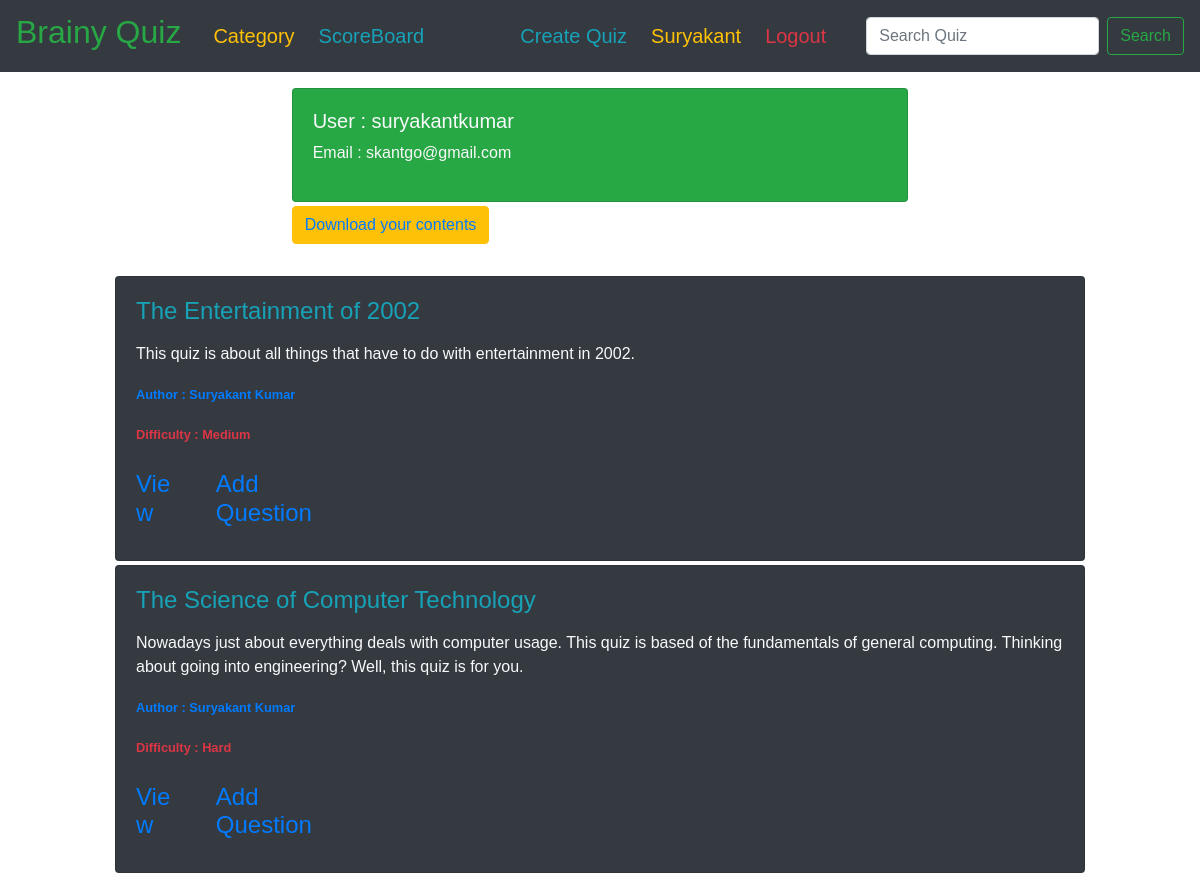
/profile/ (signed in, upper part), run on an earlier commit of the app's database.
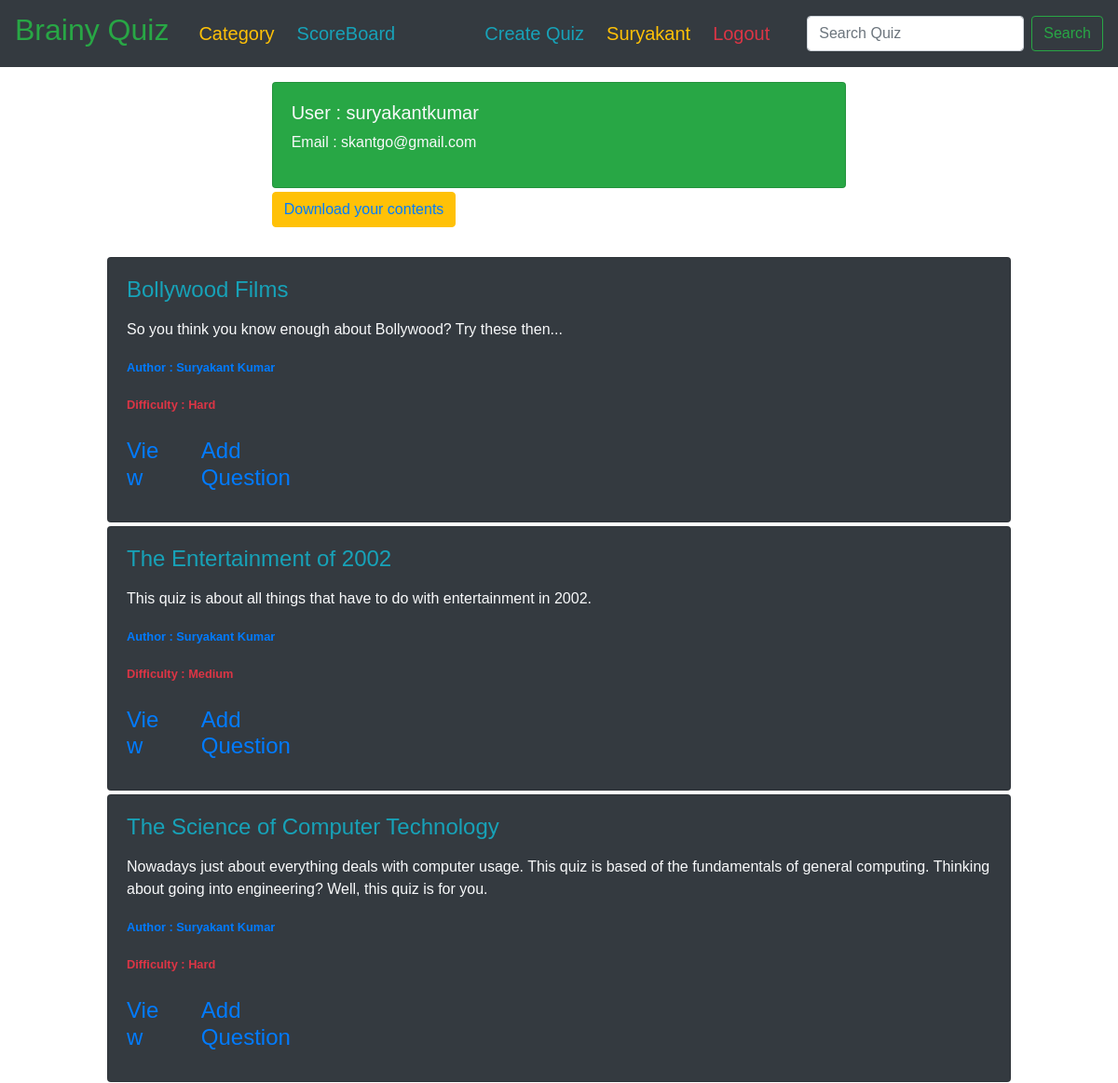
And on a later commit of the database.
### quiz/models.py (models this page shows, shortened)
class Quiz(models.Model):
    difficulty_choices = [
        ('H', 'Hard'),
        ('M', 'Medium'),
        ('E', 'Easy')
    ]
    title = models.CharField(max_length=200)
    description = models.TextField(max_length=1000, blank=True, null=True)
    average_score = models.IntegerField(default=0, blank=True, null=True)
    difficulty = models.CharField(max_length=10, choices=difficulty_choices, default='F')
    date_posted = models.DateTimeField(default=timezone.now)
    author = models.ForeignKey(User, null=False, blank=False, on_delete=models.CASCADE)
    category = models.ForeignKey(Category, null=False, blank=False, on_delete=models.CASCADE)
    class Meta:
        ordering = ['-date_posted']

### users/views.py (the view)
# urls.py: path('profile/', user_views.profile, name='profile'),
@login_required
def profile(request):
    quiz = Quiz.objects.filter(author=request.user).select_related('author')
    template = 'users/profile.html'
    context = {"title": 'Profile',
               "quiz_list": quiz}
    return render(request, template, context)

### users/templates/users/profile.html (shortened to what this page needs)
{% extends 'base.html' %}
{% load crispy_forms_tags %}
{% block content %}
    <div class="col-12 col-md-10 mb-3 mx-auto mt-3">
        <div class="col-8 col-md-8 mb-3 mx-auto mt-3">
            <div class="card bg-success text-light mb-1">
                <div class="card-body">
                    <div>
                        <h5>User : {{ user.username }}</h5>
                        <p>Email : {{ user.email }}</p>
                    </div>
                </div>
            </div>
            <button type="button" class="btn btn-warning mb-3">
                <a style="text-decoration: None;" href="{% url 'download-content' %}">Download your contents</a>
            </button>
        </div>
        {% for quiz in quiz_list %}
            <div class="card bg-dark text-light mb-1">
                <div class="card-body">
                    <div class="mb-4">
                        <h4 class="card-title text-info">
                            {{ quiz.title }}
                        </h4>
                        <p class="card-text">
                            {{ quiz.description|linebreaks }}
                        </p>
                        <p><small class="text-primary"><b>
                            Author : {{ quiz.author.first_name }} {{ quiz.author.last_name }}
                        </b></small></p>
                        <p><small class="text-danger"><b>
                            Difficulty : {{ quiz.get_difficulty_display }}
                        </b></small></p>
                    </div>
                    <div>
                        {% if user == quiz.author %}
                            <div class="row">
                                <h4 class="card-title text-info col-4 col-sm-1">
                                    <a href="{% url 'question-feature-ext' quiz.id %}">View</a>
                                </h4>
                                <h4 class="card-title text-info col-4 col-sm-2">
                                    <a href="{% url 'question-create' quiz.id %}">Add Question</a>
                                </h4>
                            </div>
                        {% else %}
                            <h4 class="card-title text-info">
                                <a href="{% url 'quiz-play' quiz.id %}">Play Quiz</a>
                            </h4>
                        {% endif %}
                    </div>
                </div>
            </div>
        {% endfor %}
    </div>
{% endblock %}

What changed in the data, as far as the page shows it:
added Quiz: title "Bollywood Films", description "So you think you know enough about Bollywood? Try these then...", author.first_name "Suryakant", author.last_name "Kumar", difficulty "Hard", shows "View"
